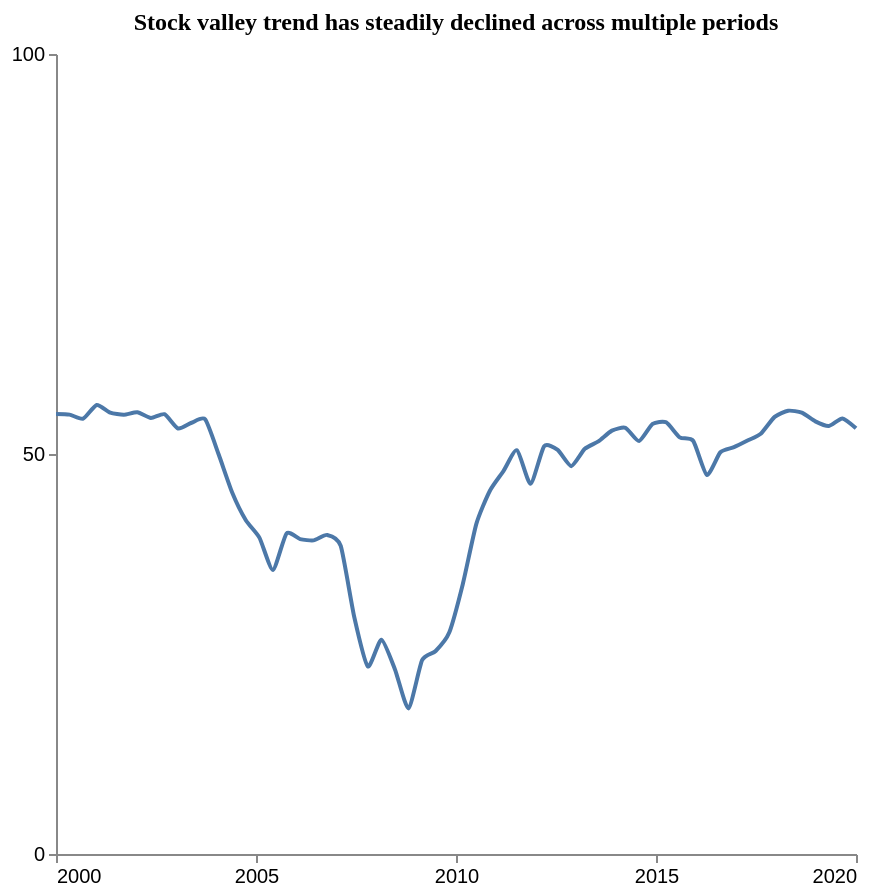

This figure's Vega-Lite source:
### Vega-Lite specification from a JSON file in a GitHub repository (floating-point values rounded to 4 significant figures)
{"$schema": "https://vega.github.io/schema/vega-lite/v5.json", "description": "Pattern: Valley", "data": {"values": [{"X": 2000.0, "Y": 55.0}, {"X": 2000.0, "Y": 54.92}, {"X": 2001.0, "Y": 54.42}, {"X": 2001.0, "Y": 56.13}, {"X": 2001.0, "Y": 55.17}, {"X": 2002.0, "Y": 54.91}, {"X": 2002.0, "Y": 55.22}, {"X": 2002.0, "Y": 54.5}, {"X": 2003.0, "Y": 54.97}, {"X": 2003.0, "Y": 53.19}, {"X": 2003.0, "Y": 53.91}, {"X": 2004.0, "Y": 54.34}, {"X": 2004.0, "Y": 49.93}, {"X": 2004.0, "Y": 45.15}, {"X": 2005.0, "Y": 41.72}, {"X": 2005.0, "Y": 39.54}, {"X": 2005.0, "Y": 35.51}, {"X": 2006.0, "Y": 40.07}, {"X": 2006.0, "Y": 39.37}, {"X": 2006.0, "Y": 39.2}, {"X": 2007.0, "Y": 39.88}, {"X": 2007.0, "Y": 38.5}, {"X": 2007.0, "Y": 29.6}, {"X": 2008.0, "Y": 23.46}, {"X": 2008.0, "Y": 26.79}, {"X": 2008.0, "Y": 23.07}, {"X": 2009.0, "Y": 18.2}, {"X": 2009.0, "Y": 24.22}, {"X": 2009.0, "Y": 25.37}, {"X": 2010.0, "Y": 27.68}, {"X": 2010.0, "Y": 33.73}, {"X": 2011.0, "Y": 41.27}, {"X": 2011.0, "Y": 45.41}, {"X": 2011.0, "Y": 47.87}, {"X": 2012.0, "Y": 50.48}, {"X": 2012.0, "Y": 46.27}, {"X": 2012.0, "Y": 50.97}, {"X": 2013.0, "Y": 50.51}, {"X": 2013.0, "Y": 48.48}, {"X": 2013.0, "Y": 50.65}, {"X": 2014.0, "Y": 51.57}, {"X": 2014.0, "Y": 52.92}, {"X": 2014.0, "Y": 53.27}, {"X": 2015.0, "Y": 51.62}, {"X": 2015.0, "Y": 53.76}, {"X": 2015.0, "Y": 53.96}, {"X": 2016.0, "Y": 52.08}, {"X": 2016.0, "Y": 51.63}, {"X": 2016.0, "Y": 47.38}, {"X": 2017.0, "Y": 50.22}, {"X": 2017.0, "Y": 50.85}, {"X": 2017.0, "Y": 51.68}, {"X": 2018.0, "Y": 52.57}, {"X": 2018.0, "Y": 54.64}, {"X": 2018.0, "Y": 55.41}, {"X": 2019.0, "Y": 55.17}, {"X": 2019.0, "Y": 54.08}, {"X": 2019.0, "Y": 53.5}, {"X": 2020.0, "Y": 54.44}, {"X": 2020.0, "Y": 53.21}]}, "mark": {"type": "line", "interpolate": "cardinal", "tension": 0.4}, "encoding": {"x": {"field": "X", "type": "quantitative", "title": "", "axis": {"grid": false, "format": "d", "values": [2000, 2005, 2010, 2015, 2020], "tickSize": 4}, "scale": {"domain": [2000, 2020]}}, "y": {"field": "Y", "type": "quantitative", "title": "", "axis": {"grid": false, "format": "d", "values": [0, 50, 100], "tickSize": 4, "tickOpacity": 1}, "scale": {"domain": [0, 100]}}}, "title": {"text": "Stock valley trend has steadily declined across multiple periods", "anchor": "middle", "font": "Tahoma", "fontSize": 12}, "config": {"lineBreak": "^", "view": {"stroke": null}}, "height": 400, "width": 400, "autosize": "pad"}
